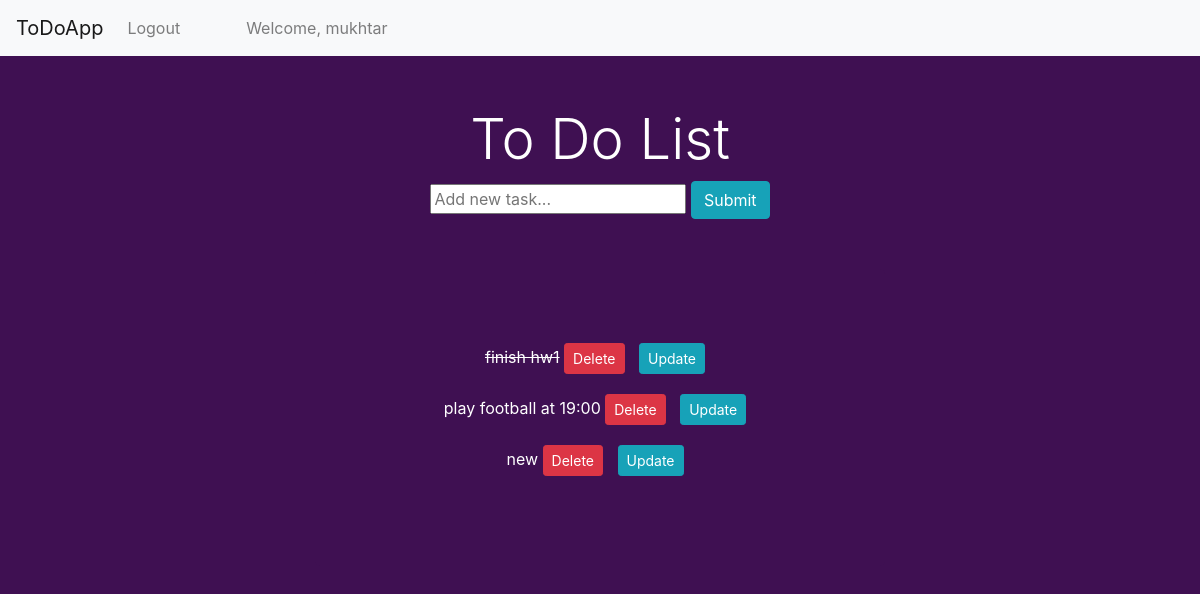
The page / (signed in) on the database as committed earlier.
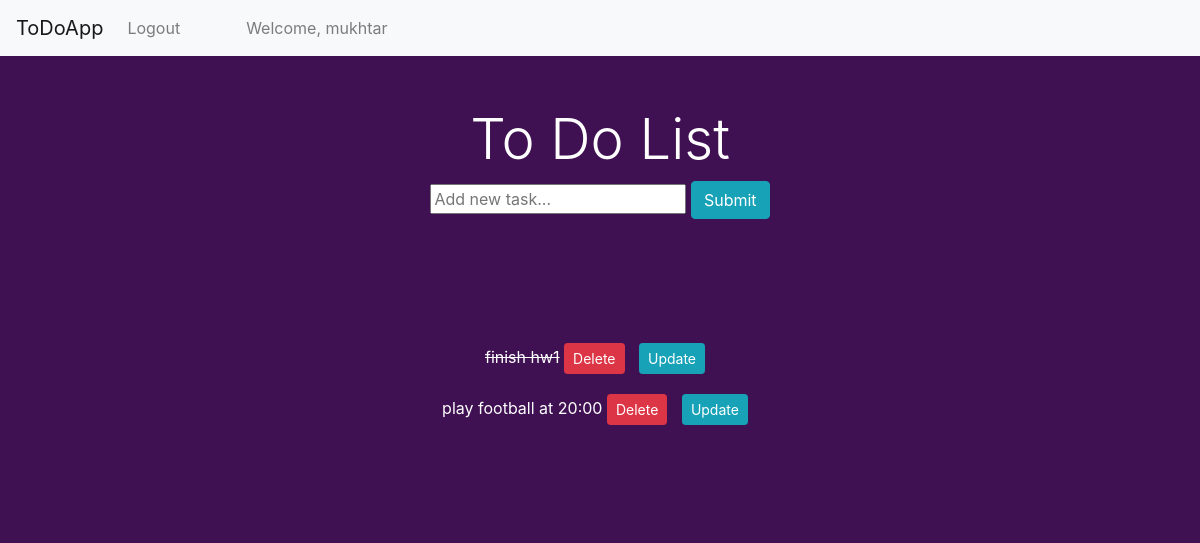
The same page on the database as committed later.
### tasks/models.py (models this page shows)
class Task(models.Model):
	title = models.CharField(max_length=200)
	complete = models.BooleanField(default=False)
	created = models.DateTimeField(auto_now_add=True)
	def __str__(self):
		return self.title

### tasks/views.py (the view)
# urls.py: path('', views.index, name="list"),
def index(request):
	tasks = Task.objects.all()
	form = TaskForm()
	if request.method =='POST':
		form = TaskForm(request.POST)
		if form.is_valid():
			form.save()
		return redirect('/')
	context = {'tasks':tasks, 'form':form}
	return render(request, 'tasks/list.html', context)

### tasks/forms.py
class TaskForm(forms.ModelForm):
	title= forms.CharField(widget= forms.TextInput(attrs={'placeholder':'Add new task...'}))
	class Meta:
		model = Task
		fields = '__all__'

### tasks/templates/tasks/list.html (shortened to what this page needs)
<!doctype html>
<html lang="en">
  <head>
   <link rel="stylesheet" href="https://stackpath.bootstrapcdn.com/bootstrap/4.4.1/css/bootstrap.min.css">
  </head>
  <body>
<nav class="navbar navbar-expand-lg navbar-light bg-light">
	<a class="navbar-brand" href="#">ToDoApp</a>
	<div class="collapse navbar-collapse" id="navbarText">
	  <ul class="navbar-nav mr-auto">
		{% if user.is_authenticated %}
		<li class="nav-item">
		  <a class="nav-link" href="/logout">Logout</a>
		</li>
		<li class="nav-item" style="padding-left: 50px;">
		  <a class="nav-link" href="#">Welcome, {{user.username}}</a>
		</li>
		{% else %}
		<li class="nav-item">
		  <a class="nav-link" href="/login">Login</a>
		</li>
		{% endif %}
	  </ul>
	</div>
  </nav>
	<div class="container-fluid">
    	<div class="row">
			<div class="col-lg-12"; style=" height: 50px;"></div>
			<div class="col-lg-3";></div>
			<div class="col-lg-6">
				<center>
					<h1 class="display-4" style="color: white;">To Do List</h1>
					<form method="POST" action="/" >
						{{form.title}}
						<input class="btn btn-info" type="submit" name="Create Task" >
					</form>
				</center>
			</div>
			<div class="col-lg-3";></div>
			<div class="col-lg-12"; style=" height: 50px;"></div>
			<div class="col-lg-3";></div>
			<div class="col-lg-6";>
				<center>
				<div class="jumbotron" style="background-color: #3f1052; color: white;">
							{% for task in tasks %}
						<div class="item-row">
							{% if task.complete == True %}
							<strike>{{task}}</strike>
							{% else %}
							<span>{{task}}</span>
							{% endif %}
							<a class="btn btn-sm btn-danger" href="{% url 'tasks:delete' task.id %}">Delete</a>
							<a class="btn btn-sm btn-info" href="{% url 'tasks:update_task' task.id %}" style="margin: 10px;">Update</a>
						</div>
					{% endfor %}
				  </div>
				</center>
			</div>
			<div class="col-lg-3";></div>
		</div>
	</div>
  </body>
</html>

### tasks/templates/tasks/list.html (style rules this page uses)
body { background-color:#3f1052; }

Rows that differ between the two databases and show on the page:
removed Task: title "new"
changed Task: title "play football at 19:00" → "play football at 20:00"
